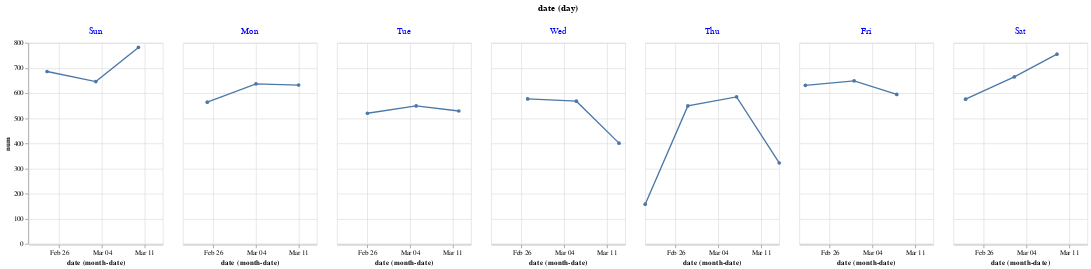

Notebook code cell kept with this figure:
### Code cell
chart2 = alt.Chart(day_df).mark_line(point=True).encode(
    x='monthdate(date):T', 
    y='num:Q',
    column='day(date)',
    tooltip=['date', 'num']
    ).properties(
    width=200).configure_header(
    titleColor='black',
    titleFontSize=14,
    labelColor='blue',
    labelFontSize=14
)

chart2.save('chart1.png')

### Figure 1 — Vega-Lite specification as saved in the notebook (floating-point values rounded to 4 significant figures)
{"config": {"view": {"continuousWidth": 400, "continuousHeight": 300}, "header": {"labelColor": "blue", "labelFontSize": 14, "titleColor": "black", "titleFontSize": 14}}, "data": {"name": "data-fe65c8f5dcaff619313a15757cb9c055"}, "mark": {"type": "line", "point": true}, "encoding": {"column": {"type": "temporal", "field": "date", "timeUnit": "day"}, "tooltip": [{"type": "temporal", "field": "date"}, {"type": "quantitative", "field": "num"}], "x": {"type": "temporal", "field": "date", "timeUnit": "monthdate"}, "y": {"type": "quantitative", "field": "num"}}, "width": 200, "$schema": "https://vega.github.io/schema/vega-lite/v4.8.1.json", "datasets": {"data-fe65c8f5dcaff619313a15757cb9c055": [{"date": "2019-03-10T00:00:00", "num": 782}, {"date": "2019-03-09T00:00:00", "num": 755}, {"date": "2019-02-24T00:00:00", "num": 686}, {"date": "2019-03-02T00:00:00", "num": 665}, {"date": "2019-03-01T00:00:00", "num": 649}, {"date": "2019-03-03T00:00:00", "num": 646}, {"date": "2019-03-04T00:00:00", "num": 637}, {"date": "2019-03-11T00:00:00", "num": 632}, {"date": "2019-02-22T00:00:00", "num": 631}, {"date": "2019-03-08T00:00:00", "num": 595}, {"date": "2019-03-07T00:00:00", "num": 585}, {"date": "2019-02-27T00:00:00", "num": 577}, {"date": "2019-02-23T00:00:00", "num": 576}, {"date": "2019-03-06T00:00:00", "num": 568}, {"date": "2019-02-25T00:00:00", "num": 564}, {"date": "2019-03-05T00:00:00", "num": 549}, {"date": "2019-02-28T00:00:00", "num": 549}, {"date": "2019-03-12T00:00:00", "num": 529}, {"date": "2019-02-26T00:00:00", "num": 520}, {"date": "2019-03-13T00:00:00", "num": 401}, {"date": "2019-03-14T00:00:00", "num": 322}, {"date": "2019-02-21T00:00:00", "num": 158}]}}
